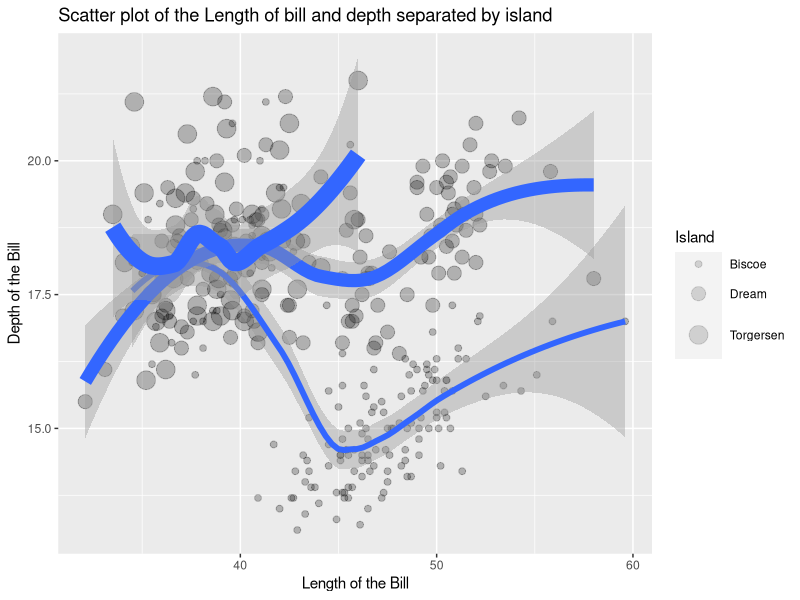

The R script that drew this image:
## ---- chunk 1
library(palmerpenguins)
library(dplyr)
library(ggplot2)

penguins %>% ggplot(aes(x=bill_length_mm, y=bill_depth_mm, size=island)) +
  geom_point(alpha=0.25) +
  geom_smooth(method="loess") +
  guides(size = guide_legend(title='Island', override.aes=list(linetype=NA, fill='transparent')))+
  xlab("Length of the Bill") +
  ylab("Depth of the Bill") +
  ggtitle("Scatter plot of the Length of bill and depth separated by island")
